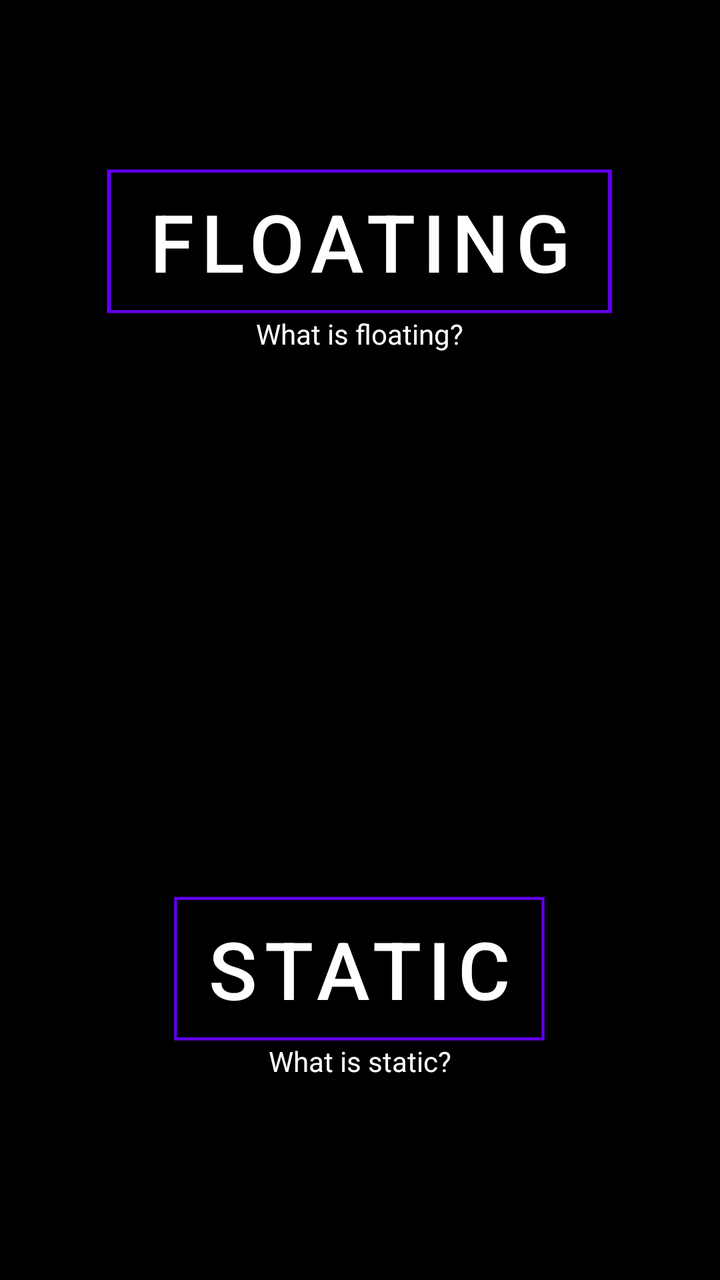
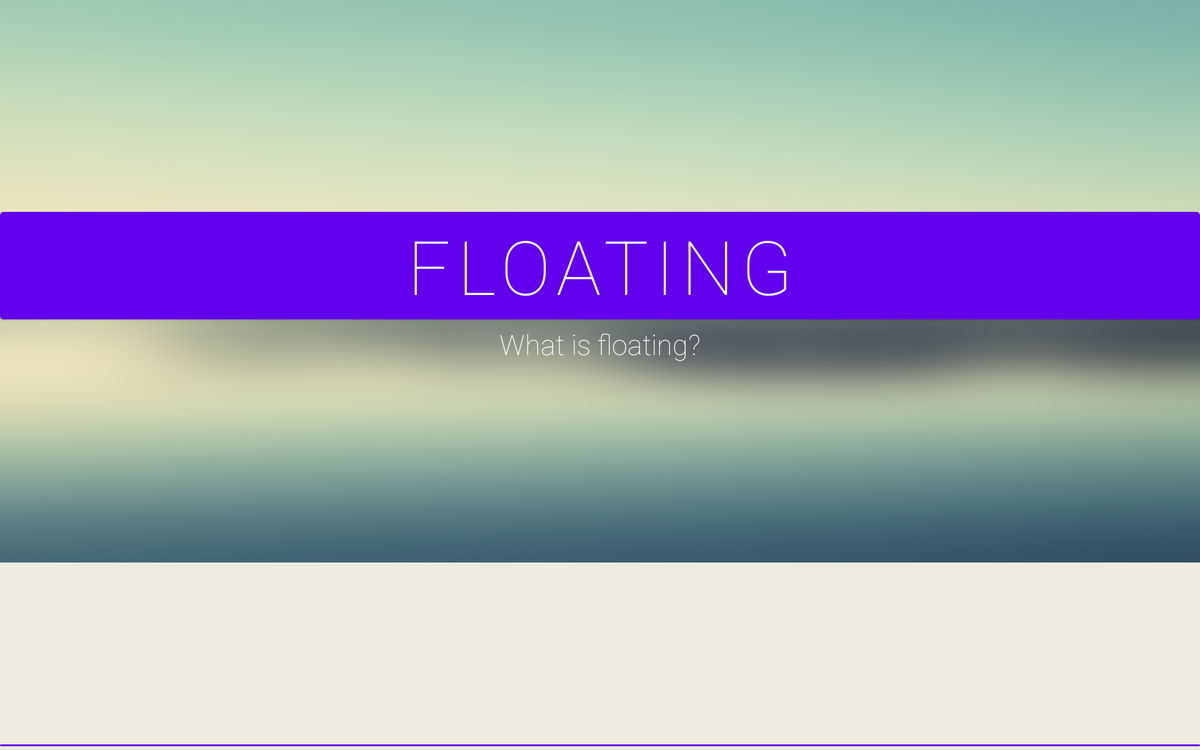

Compare how this app lays out the same screen by default and in its alternative resource folder. The renders come first, then the two layout files and the values they reference.
<!-- AndroidManifest.xml: application theme mainTheme -->
<!-- res/layout/home.xml -->
<?xml version="1.0" encoding="utf-8"?>
<RelativeLayout android:background="#000" android:layout_width="fill_parent" android:layout_height="fill_parent"
  xmlns:android="http://schemas.android.com/apk/res/android">
    <TextView android:textColor="#ffffffff" android:id="@id/whatstatic" android:layout_width="wrap_content" android:layout_height="wrap_content" android:layout_marginBottom="100.0dip" android:text="What is static?" android:layout_alignParentBottom="true" android:layout_centerHorizontal="true" />
    <Button android:textSize="40.0sp" android:textColor="#ffffffff" android:id="@id/static1" android:background="@drawable/white_line_but" android:layout_width="wrap_content" android:layout_height="wrap_content" android:text="Static" android:layout_above="@id/whatstatic" android:layout_centerHorizontal="true" />
    <Button android:textSize="40.0sp" android:textColor="#ffffffff" android:gravity="center" android:id="@id/float1" android:background="@drawable/white_line_but" android:paddingLeft="20.0dip" android:paddingRight="20.0dip" android:layout_width="wrap_content" android:layout_height="wrap_content" android:layout_marginTop="84.0dip" android:text="Floating" android:layout_alignParentTop="true" android:layout_centerHorizontal="true" />
    <TextView android:textColor="#ffffffff" android:id="@id/whatfloat" android:layout_width="wrap_content" android:layout_height="wrap_content" android:text="What is floating?" android:layout_below="@id/float1" android:layout_centerHorizontal="true" />
</RelativeLayout>
<!-- resources referenced by this layout -->
<resources>
  <!-- drawable white_line_but: png bitmap (drawable-xxhdpi-v4, 408 bytes) -->
  <style name="mainTheme" parent="@style/Theme.MaterialComponents.Light">
          <item name="checkboxStyle">@style/Widget.MaterialComponents.CompoundButton.CheckBox</item>
          <item name="popupMenuStyle">@style/Widget.MaterialComponents.PopupMenu</item>
          <item name="android:contextPopupMenuStyle">@style/Widget.MaterialComponents.PopupMenu.ContextMenu</item>
          <item name="actionOverflowMenuStyle">@style/Widget.MaterialComponents.PopupMenu.Overflow</item>
          <item name="android:enforceStatusBarContrast">true</item>
          <item name="isMaterialTheme">true</item>
          <item name="colorAccent">@color/colorPrimary</item>
          <item name="android:colorAccent">@color/colorPrimary</item>
          <item name="android:color">#fff</item>
      </style>
</resources>
<!-- res/layout-xlarge-v4/home.xml (the repository's variant of the layout above) -->
<!-- drawn on a large tablet held sideways -->
<?xml version="1.0" encoding="utf-8"?>
<RelativeLayout android:orientation="vertical" android:background="#ffedeadf" android:layout_width="fill_parent" android:layout_height="fill_parent"
  xmlns:android="http://schemas.android.com/apk/res/android">
    <LinearLayout android:orientation="vertical" android:layout_width="fill_parent" android:layout_height="wrap_content">
        <TextView android:textSize="25.0sp" android:textColor="#ff000000" android:layout_gravity="center" android:id="@id/choose" android:layout_width="wrap_content" android:layout_height="wrap_content" android:layout_marginTop="100.0dip" android:text="Please Choose:" android:maxLines="1" android:fontFamily="sans-serif-thin" />
    </LinearLayout>
    <LinearLayout android:orientation="vertical" android:id="@id/floatLayout" android:background="@drawable/bg2_edit" android:layout_width="fill_parent" android:layout_height="600.0dip">
        <Button android:textSize="80.0sp" android:textColor="#ffffffff" android:gravity="center" android:layout_gravity="center" android:id="@id/float1" android:background="@null" android:layout_width="fill_parent" android:layout_height="wrap_content" android:layout_marginTop="220.0dip" android:text="Floating" android:fontFamily="sans-serif-thin" />
        <TextView android:textSize="30.0sp" android:textColor="#ffffffff" android:layout_gravity="center" android:id="@id/whatfloat" android:layout_width="wrap_content" android:layout_height="wrap_content" android:text="What is floating?" android:fontFamily="sans-serif-thin" />
    </LinearLayout>
    <LinearLayout android:orientation="vertical" android:id="@id/staticLayout" android:layout_width="fill_parent" android:layout_height="wrap_content" android:layout_below="@id/floatLayout" android:layout_alignParentLeft="true" android:layout_alignParentBottom="true">
        <Button android:textSize="80.0sp" android:textColor="#ff000000" android:gravity="center" android:layout_gravity="center" android:id="@id/static1" android:background="@null" android:layout_width="fill_parent" android:layout_height="wrap_content" android:layout_marginTop="190.0dip" android:text="Static" android:fontFamily="sans-serif-thin" />
        <TextView android:textSize="25.0sp" android:textColor="#ff000000" android:layout_gravity="center" android:id="@id/whatstatic" android:layout_width="wrap_content" android:layout_height="wrap_content" android:text="What is static?" android:fontFamily="sans-serif-thin" />
    </LinearLayout>
</RelativeLayout>
<!-- resources referenced by the variant -->
<!-- as a large tablet held sideways resolves them -->
<resources>
  <!-- drawable bg2_edit: png bitmap (drawable-xxhdpi-v4, 188864 bytes) -->
  <style name="mainTheme" parent="@style/Theme.MaterialComponents.Light">
          <item name="checkboxStyle">@style/Widget.MaterialComponents.CompoundButton.CheckBox</item>
          <item name="popupMenuStyle">@style/Widget.MaterialComponents.PopupMenu</item>
          <item name="android:contextPopupMenuStyle">@style/Widget.MaterialComponents.PopupMenu.ContextMenu</item>
          <item name="actionOverflowMenuStyle">@style/Widget.MaterialComponents.PopupMenu.Overflow</item>
          <item name="android:enforceStatusBarContrast">true</item>
          <item name="isMaterialTheme">true</item>
          <item name="colorAccent">@color/colorPrimary</item>
          <item name="android:colorAccent">@color/colorPrimary</item>
          <item name="android:color">#fff</item>
      </style>
</resources>
